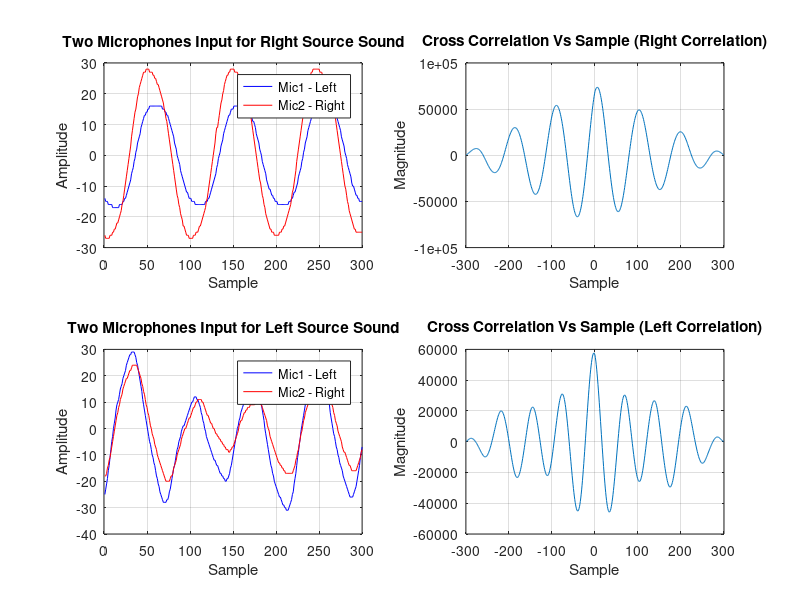

Recreate this plot in MATLAB.
clc
clear all


% Defines
speed_of_sound = 340; % m/s
mic_dist = 0.04; % m
source_angle = 0;
Fs = 32e3;

% Simulation 
time_diff = cos(source_angle) * mic_dist / speed_of_sound;
t = 0:1/Fs:200/Fs;
f = 0.3e3;
sample_diff = ceil(Fs * time_diff);
print_str = sprintf('Difference in number of samples: %d', sample_diff);
disp(print_str);


%% Real Recordings
load('left_correlation.mat');
left_mic_1 = mic_1;
left_mic_2 = mic_2;
load('right_correlation.mat');
right_mic_1 = mic_1;
right_mic_2 = mic_2;

% left correlation
[acor_left, lag_left] = xcorr(left_mic_1, left_mic_2);
[~,I] = max(abs(acor_left));
lagDiff_left = lag_left(I);
power1_left = rms(left_mic_1);
power2_left = rms(left_mic_2);
print_str = sprintf('For left correlation: lag diff=%d, RMS: right_mic=%.1d, left_mic=%.1d', lagDiff_left, power2_left, power1_left);
disp(print_str);

% right correlation
[acor_right, lag_right] = xcorr(right_mic_1, right_mic_2);
[~,I] = max(abs(acor_right));
lagDiff_right = lag_right(I);
power1_right = rms(right_mic_1);
power2_right = rms(right_mic_2);
print_str = sprintf('For right correlation: lag diff=%d, RMS: right_mic=%.1d, left_mic=%.1d', lagDiff_right, power2_right, power1_right);
disp(print_str);



figure
subplot(2,2,1)
plot(right_mic_1, 'b')
hold on
plot(right_mic_2, 'r')
xlabel('Sample')
ylabel('Amplitude')
title('Two Microphones Input for Right Source Sound')
legend('Mic1 - Left', 'Mic2 - Right')
grid()

subplot(2,2,2)
plot(lag_right, acor_right)
xlabel('Sample')
ylabel('Magnitude')
title('Cross Correlation Vs Sample (Right Correlation)')
grid()

subplot(2,2,3)
plot(left_mic_1, 'b')
hold on
plot(left_mic_2, 'r')
xlabel('Sample')
ylabel('Amplitude')
title('Two Microphones Input for Left Source Sound')
legend('Mic1 - Left', 'Mic2 - Right')
grid()

subplot(2,2,4)
plot(lag_left, acor_left)
xlabel('Sample')
ylabel('Magnitude')
title('Cross Correlation Vs Sample (Left Correlation)')
grid()





